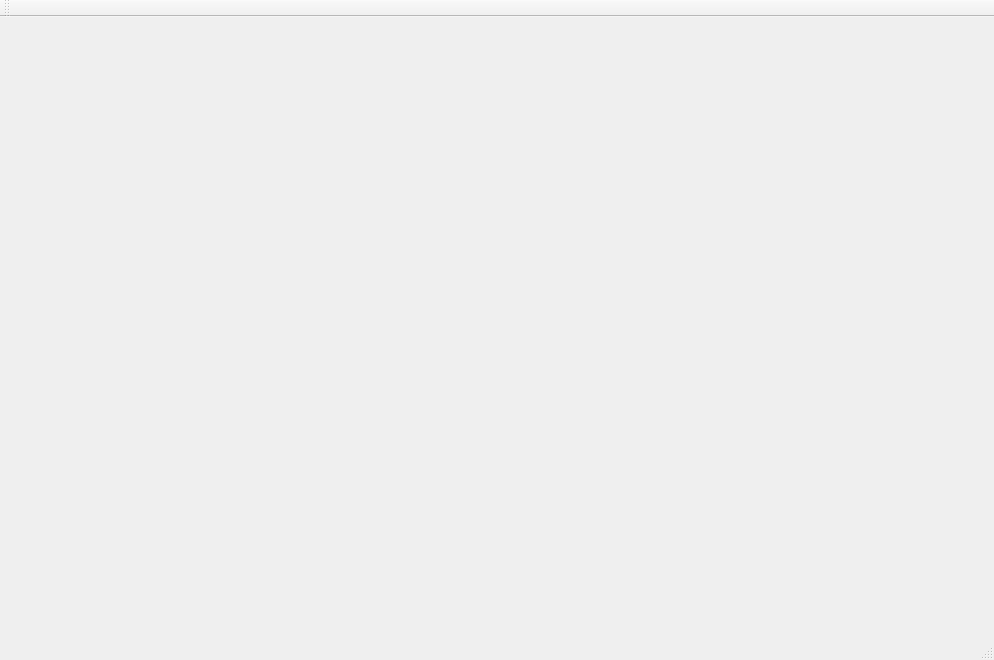
<?xml version="1.0" encoding="UTF-8"?>
<ui version="4.0">
 <class>MainWindowClass</class>
 <widget class="QMainWindow" name="MainWindowClass">
  <property name="geometry">
   <rect>
    <x>0</x>
    <y>0</y>
    <width>994</width>
    <height>660</height>
   </rect>
  </property>
  <property name="windowTitle">
   <string>MainWindow</string>
  </property>
  <widget class="QWidget" name="centralWidget"/>
  <widget class="QMenuBar" name="menuBar">
   <property name="geometry">
    <rect>
     <x>0</x>
     <y>0</y>
     <width>994</width>
     <height>21</height>
    </rect>
   </property>
  </widget>
  <widget class="QToolBar" name="mainToolBar">
   <attribute name="toolBarArea">
    <enum>TopToolBarArea</enum>
   </attribute>
   <attribute name="toolBarBreak">
    <bool>false</bool>
   </attribute>
  </widget>
  <widget class="QStatusBar" name="statusBar"/>
 </widget>
 <layoutdefault spacing="6" margin="11"/>
 <resources>
  <include location="mainwindow.qrc"/>
 </resources>
 <connections/>
</ui>
